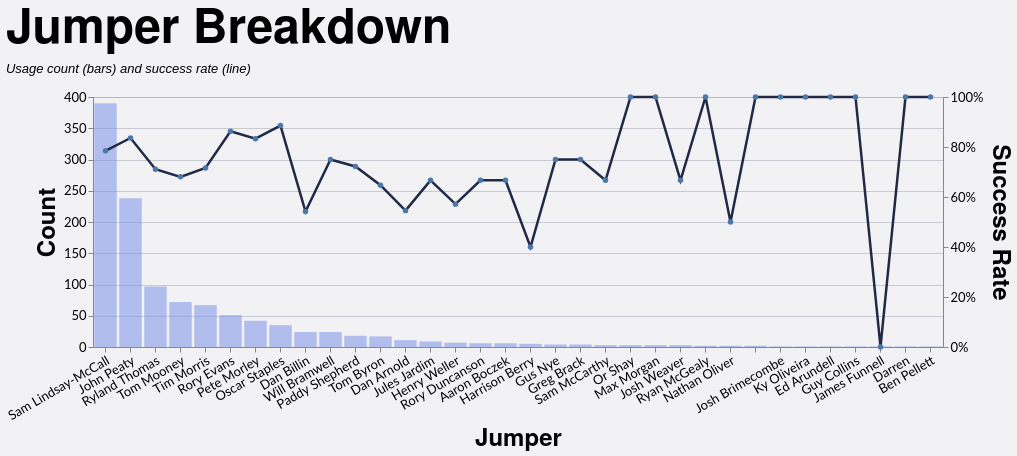

Vega-Lite specification for this chart:
### Vega-Lite specification from a JSON file in a GitHub repository (floating-point values rounded to 4 significant figures; data arrays with more than 128 entries replaced by an {"elided": "..."} marker saying what was removed)
{"config": {"axis": {"labelFont": "Lato, sans-serif", "titleFont": "PT Sans Narrow, Helvetica Neue, Helvetica, Arial, sans-serif", "labelFontSize": 13, "titleFontSize": 24, "gridColor": "#202947", "gridOpacity": 0.2}, "header": {"labelFont": "PT Sans Narrow, Helvetica Neue, Helvetica, Arial, sans-serif", "titleFont": "PT Sans Narrow, Helvetica Neue, Helvetica, Arial, sans-serif", "labelFontSize": 24, "titleFontSize": 28, "labelFontWeight": "bold", "orient": "left"}, "legend": {"labelFont": "Lato, sans-serif", "titleFont": "PT Sans Narrow, Helvetica Neue, Helvetica, Arial, sans-serif", "labelFontSize": 14, "titleFontSize": 16, "titlePadding": 5, "fillColor": "white", "strokeColor": "black", "padding": 10, "titleFontWeight": "lighter", "titleFontStyle": "italic", "titleColor": "gray", "offset": 10}, "title": {"font": "PT Sans Narrow, Helvetica Neue, Helvetica, Arial, sans-serif", "fontSize": 48, "fontWeight": "bold", "anchor": "start", "align": "center", "titlePadding": 20, "subtitlePadding": 10, "subtitleFontSize": 13, "subtitleColor": "", "subtitleFontStyle": "italic", "offset": 15, "color": "black"}, "axisX": {"labelAngle": 0}, "facet": {"title": null, "header": null, "align": {"row": "each", "column": "each"}}, "resolve": {"scale": {"y": "independent", "facet": "independent"}}, "background": "#f2f1f4"}, "layer": [{"mark": {"type": "bar", "color": "#7d96e8", "opacity": 0.55}, "encoding": {"tooltip": [{"field": "jumper", "title": "Jumper", "type": "nominal"}, {"field": "won", "format": ",.0f", "title": "Won", "type": "quantitative"}, {"field": "attempts", "format": ",.0f", "title": "Attempts", "type": "quantitative"}, {"field": "success_rate", "format": ".1%", "title": "Success Rate", "type": "quantitative"}], "x": {"axis": {"labelAngle": -30}, "field": "jumper", "sort": "-y", "title": "Jumper", "type": "nominal"}, "y": {"axis": {"format": ",.0f", "orient": "left"}, "field": "attempts", "title": "Count", "type": "quantitative"}}, "transform": [{"filter": "(loSquad == 'All' || datum.squad == loSquad) && (loGameType == 'All' || (loGameType == 'League + Cup' && (datum.game_type == 'League' || datum.game_type == 'Cup')) || (loGameType == 'League only' && datum.game_type == 'League') || datum.game_type == loGameType) && (loOpposition == 'All' || datum.opposition == loOpposition) && (loThrower == 'All' || datum.thrower == loThrower) && (loJumper == 'All' || datum.jumper == loJumper) && (loArea == 'All' || datum.area == loArea) && (loNumbers == 'All' || datum.numbers == loNumbers) && (loCallType == 'All' || datum.call_type == loCallType)"}, {"filter": "(loSeason == 'All' || datum.season == loSeason)"}, {"aggregate": [{"op": "count", "as": "attempts"}, {"op": "sum", "field": "won", "as": "won"}], "groupby": ["jumper"]}, {"calculate": "datum.won / datum.attempts", "as": "success_rate"}]}, {"mark": {"type": "line", "color": "#202946", "point": true, "strokeWidth": 2.5}, "encoding": {"tooltip": [{"field": "jumper", "title": "Jumper", "type": "nominal"}, {"field": "won", "format": ",.0f", "title": "Won", "type": "quantitative"}, {"field": "attempts", "format": ",.0f", "title": "Attempts", "type": "quantitative"}, {"field": "success_rate", "format": ".1%", "title": "Success Rate", "type": "quantitative"}], "x": {"axis": {"labelAngle": -30}, "field": "jumper", "sort": "-y", "title": "Jumper", "type": "nominal"}, "y": {"axis": {"format": "%", "orient": "right"}, "field": "success_rate", "scale": {"domain": [0, 1]}, "title": "Success Rate", "type": "quantitative"}}, "transform": [{"filter": "(loSquad == 'All' || datum.squad == loSquad) && (loGameType == 'All' || (loGameType == 'League + Cup' && (datum.game_type == 'League' || datum.game_type == 'Cup')) || (loGameType == 'League only' && datum.game_type == 'League') || datum.game_type == loGameType) && (loOpposition == 'All' || datum.opposition == loOpposition) && (loThrower == 'All' || datum.thrower == loThrower) && (loJumper == 'All' || datum.jumper == loJumper) && (loArea == 'All' || datum.area == loArea) && (loNumbers == 'All' || datum.numbers == loNumbers) && (loCallType == 'All' || datum.call_type == loCallType)"}, {"filter": "(loSeason == 'All' || datum.season == loSeason)"}, {"aggregate": [{"op": "count", "as": "attempts"}, {"op": "sum", "field": "won", "as": "won"}], "groupby": ["jumper"]}, {"calculate": "datum.won / datum.attempts", "as": "success_rate"}]}], "data": {"name": "data-1b909dd81513f248a4611f686a65e28d"}, "height": 250, "params": [{"name": "loSquad", "value": "All"}, {"name": "loSeason", "value": "All"}, {"name": "loGameType", "value": "All"}, {"name": "loOpposition", "value": "All"}, {"name": "loThrower", "value": "All"}, {"name": "loJumper", "value": "All"}, {"name": "loArea", "value": "All"}, {"name": "loNumbers", "value": "All"}, {"name": "loCallType", "value": "All"}], "resolve": {"scale": {"y": "independent"}}, "title": {"text": "Jumper Breakdown", "subtitle": "Usage count (bars) and success rate (line)"}, "width": {"step": 25}, "$schema": "https://vega.github.io/schema/vega-lite/v5.20.1.json", "datasets": {"data-1b909dd81513f248a4611f686a65e28d": {"elided": "1152 records"}}}
